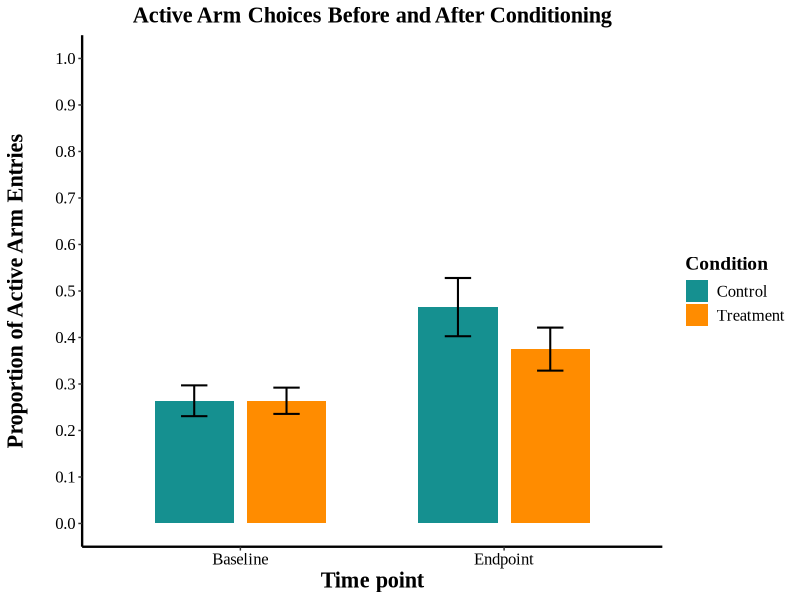
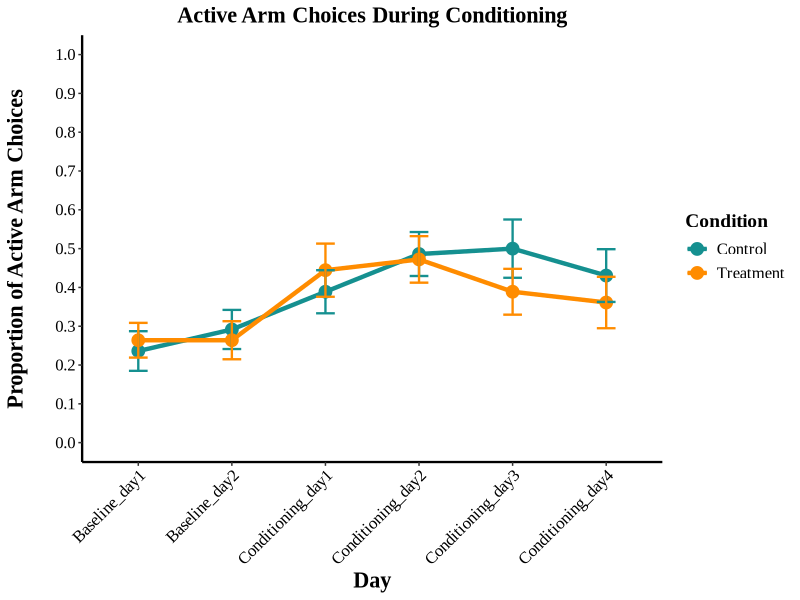
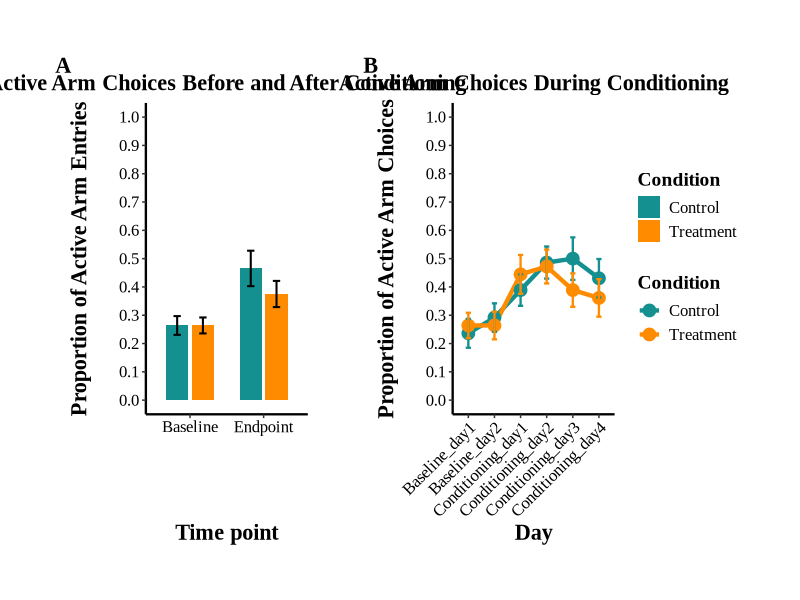

Here is the R script that generated these plots, in order:
library(readr)
library(dplyr)
library(tidyverse)
library(ggsignif)
library(lme4)
library(emmeans)
library(grid)
library(gridExtra)
library(car)
library(ggplot2)
library(readxl)
library(patchwork)

# read in the data
Exp8_full_data <- read_excel("Datasets/Experiment_8_Full_Data.xlsx")


#Creating theme for plots

# Updated theme for regeneration and reinstatement plots
consistant_theme <- function() {
  theme_classic() +
    theme(
      text = element_text(family = "Times New Roman", size = 14),
      axis.title = element_text(size = 16, face = "bold"),
      axis.title.y = element_text(margin = margin(r = 20)),
      axis.text = element_text(size = 12, color = "black"),
      legend.position = "right", # Updated to place legend on right side
      legend.title = element_text(size = 14, face = "bold"),
      legend.text = element_text(size = 12),
      axis.line = element_line(color = "black", linewidth = 0.8),
      panel.grid = element_blank(),
      panel.background = element_rect(fill = "white"),
      panel.border = element_blank(),
      plot.title = element_text(hjust = 0.5, size = 16, face = "bold"),
      # Add facet theming to match the figure
      strip.background = element_rect(fill = "white"),
      strip.text = element_text(size = 14, face = "bold", color = "black")
    )
}

#Restructure data for baseline/endpoint comparison

Exp8_data_long <- Exp8_full_data %>% mutate(across(ends_with("_arm_entries"),
                                               ~as.numeric(as.character(.)))) %>%
  pivot_longer(
    cols = c(baseline_active_arm_entries, endpoint_active_arm_entries),
    names_to = "Time",
    values_to = "ActiveCount"
  ) %>%
  mutate(
    Time = factor(Time,
                  levels = c("baseline_active_arm_entries", "endpoint_active_arm_entries"),
                  labels = c("Baseline", "Endpoint")),
    Subject = factor(Subject),
    Condition = factor(Condition),
    ActiveCount = if_else(!is.na(ActiveCount),
                          as.integer(ActiveCount),
                          NA_integer_)
  ) %>%
  mutate(
    TotalTrials = 6,
    InactiveCount = if_else(!is.na(ActiveCount),
                            TotalTrials - ActiveCount,
                            NA_integer_),
    ActiveArmProportion = if_else(!is.na(ActiveCount),
                                  ActiveCount/ TotalTrials,
                                  NA_real_)
  ) %>% 
  filter(is.na(ActiveCount) | ActiveCount <= TotalTrials)
  

# statistical analysis of baseline vs endpoint

#set contrasts
contrasts(Exp8_data_long$Time) <- contr.sum
contrasts(Exp8_data_long$Condition) <- contr.sum

#baseline vs endpoint model
learning_model <- glmer(cbind(ActiveCount, InactiveCount) ~ Condition * Time + (1|Subject),
                        data = Exp8_data_long,
                        family = "binomial",
                        na.action = na.omit)

summary(learning_model)

#get overall effects for learning model

learning_model_output <- car::Anova(learning_model, type = "III")
print(learning_model_output)


# getting estimated means and comparisons for within and between groups
#Within-group comparisons
conditioning_within_groups_comparisons <- emmeans(learning_model,
                                                  pairwise ~ Time | Condition,
                                                  adjust = "bonferroni",
                                                  type = "response")

#between-group comparisons
conditioning_between_groups_comparisons <- emmeans(learning_model,
                                                   pairwise ~ Condition | Time,
                                                   adjust = "bonferroni",
                                                   type = "response")

#printing comparisons
print(summary(conditioning_within_groups_comparisons$emmeans))
print(summary(conditioning_within_groups_comparisons$contrasts))
print(summary(conditioning_between_groups_comparisons$emmeans))
print(summary(conditioning_between_groups_comparisons$contrasts))





#Plotting abseline to endpoint comparison

Exp8_Baseline_endpoint_comparison <- Exp8_data_long %>%
  group_by(Condition, Time) %>%
  summarise(
    mean_proportion = mean(ActiveArmProportion, na.rm = TRUE),
    se = sd(ActiveArmProportion, na.rm = TRUE) / sqrt(n()),
    .groups = "drop"
  ) %>% 
  
  ggplot(aes(x = Time, y = mean_proportion, fill = Condition))+
  geom_bar(stat = "identity", position = position_dodge(0.7), width = 0.6) +
  geom_errorbar(aes(ymin = mean_proportion - se, ymax = mean_proportion + se),
                position = position_dodge(0.7), width = 0.2, linewidth = 0.7) +
  scale_fill_manual(values = c("Treatment" = "#FF8C00", "Control" = "#159090")) +
  labs( 
    title = "Active Arm Choices Before and After Conditioning",
    y = "Proportion of Active Arm Entries",
    x = "Time point",
    fill = "Condition") +
  scale_y_continuous(
    limits = c(0, 1),
    breaks = (seq(0, 1, 0.1)
  )) +
  consistant_theme()


print(Exp8_Baseline_endpoint_comparison)


#=================================================================
# PART 2: LEARNING ACROSS CONDITIONING DAYS
#=================================================================

#reshaping data for plotting

Exp8_data_long_days <- Exp8_full_data %>%
  select(Subject, Condition,
         Baseline_day1,
         Baseline_day2,
         Conditioning_day1,
         Conditioning_day2,
         Conditioning_day3, 
         Conditioning_day4) %>%
  pivot_longer(
    cols = c(Baseline_day1:Conditioning_day4),
    names_to = "TimePoint",
    values_to = "ActiveArmChoices"
  ) %>%
  mutate(
    TImePoint = factor(TimePoint,
                       levels = c("Baseline_day1", "Baseline_day2", 
                                  "Conditioning_day1", "Conditioning_day2", 
                                  "Conditioning_day3", "Conditioning_day4")),
    Subject = factor(Subject),
    Condition = factor(Condition),
    Proportion = ActiveArmChoices / 3
  )

Exp8_conditioning_plot <- Exp8_data_long_days %>%
  group_by(Condition, TimePoint) %>%
  summarise(
    mean_proportion = mean(Proportion, na.rm = TRUE),
    se = sd(Proportion, na.rm = TRUE) / sqrt(n()),
    .groups = "drop"
  ) %>%
  ggplot(aes(x = TimePoint, y = mean_proportion, color = Condition, group = Condition)) +
  geom_line(linewidth = 1.5)+
  geom_point(size = 4) +
  geom_errorbar(aes(ymin = mean_proportion - se, ymax = mean_proportion + se),
                width = 0.2, linewidth = 0.8) +
  scale_color_manual(values = c("Treatment" = "#FF8C00", "Control" = "#159090")) +
  labs(
    title = "Active Arm Choices During Conditioning",
    y = "Proportion of Active Arm Choices",
    x = "Day"
  ) +
  scale_y_continuous(
    limits = c(0, 1),
    breaks = seq(0, 1, 0.1)
    ) +
  consistant_theme()+
  theme(axis.text.x = element_text(angle = 45, hjust = 1)
  )

print(Exp8_conditioning_plot)

#=================================================================
# PART 3: Combinig figures for presentation
#=================================================================

Exp8_combined_figure <- Exp8_Baseline_endpoint_comparison / Exp8_conditioning_plot +
  plot_layout(
    widths = c(1, 1), 
    guides = "collect",
    ncol = 2) +
  plot_annotation(tag_levels = "A") &
  theme(
    plot.tag = element_text(face = "bold", size = 16, family = "Times New Roman"),
    plot.margin = margin(t = 20, r = 20, b = 20, l = 20)
  ) 

print(Exp8_combined_figure)
